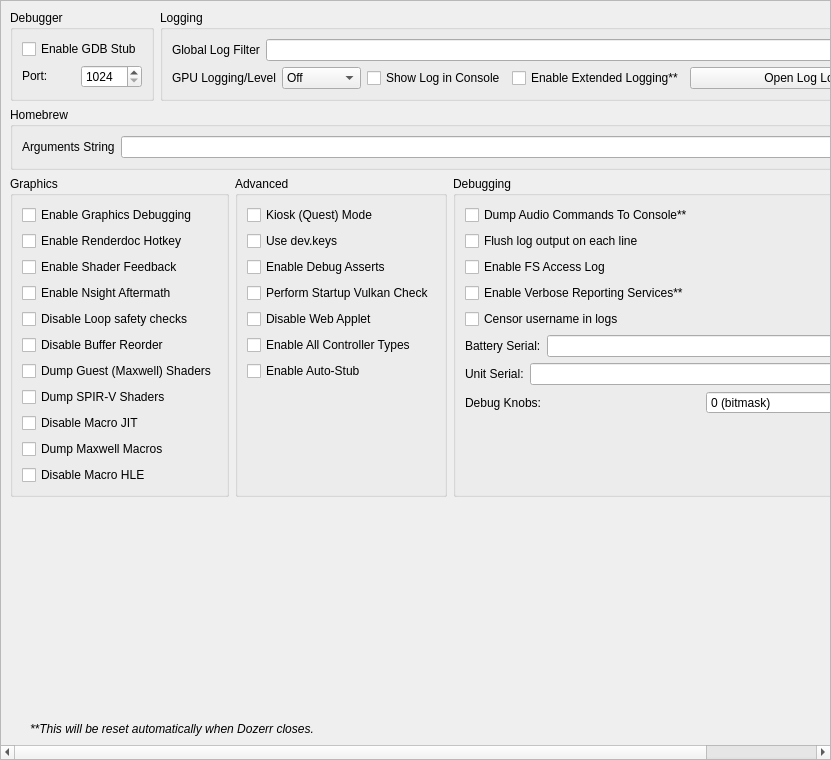
<?xml version="1.0" encoding="UTF-8"?>
<ui version="4.0">
 <class>ConfigureDebug</class>
 <widget class="QScrollArea" name="ConfigureDebug">
  <property name="geometry">
   <rect>
    <x>0</x>
    <y>0</y>
    <width>831</width>
    <height>760</height>
   </rect>
  </property>
  <property name="widgetResizable">
   <bool>true</bool>
  </property>
  <widget class="QWidget" name="widget">
   <property name="geometry">
    <rect>
     <x>0</x>
     <y>0</y>
     <width>829</width>
     <height>758</height>
    </rect>
   </property>
   <layout class="QVBoxLayout" name="verticalLayout_1">
    <item>
     <layout class="QHBoxLayout" name="horizontalLayout">
      <property name="topMargin">
       <number>0</number>
      </property>
      <item>
       <widget class="QGroupBox" name="groupBox">
        <property name="sizePolicy">
         <sizepolicy hsizetype="Preferred" vsizetype="Preferred">
          <horstretch>0</horstretch>
          <verstretch>0</verstretch>
         </sizepolicy>
        </property>
        <property name="title">
         <string>Debugger</string>
        </property>
        <property name="alignment">
         <set>Qt::AlignmentFlag::AlignLeading|Qt::AlignmentFlag::AlignLeft|Qt::AlignmentFlag::AlignTop</set>
        </property>
        <property name="flat">
         <bool>false</bool>
        </property>
        <property name="checkable">
         <bool>false</bool>
        </property>
        <layout class="QVBoxLayout" name="verticalLayout_3">
         <item>
          <widget class="QWidget" name="debug_widget" native="true">
           <property name="sizePolicy">
            <sizepolicy hsizetype="Preferred" vsizetype="Maximum">
             <horstretch>0</horstretch>
             <verstretch>0</verstretch>
            </sizepolicy>
           </property>
           <layout class="QVBoxLayout" name="verticalLayout">
            <property name="sizeConstraint">
             <enum>QLayout::SizeConstraint::SetDefaultConstraint</enum>
            </property>
            <property name="leftMargin">
             <number>0</number>
            </property>
            <property name="topMargin">
             <number>0</number>
            </property>
            <property name="rightMargin">
             <number>0</number>
            </property>
            <property name="bottomMargin">
             <number>0</number>
            </property>
            <item>
             <widget class="QCheckBox" name="toggle_gdbstub">
              <property name="sizePolicy">
               <sizepolicy hsizetype="Maximum" vsizetype="Maximum">
                <horstretch>0</horstretch>
                <verstretch>0</verstretch>
               </sizepolicy>
              </property>
              <property name="text">
               <string>Enable GDB Stub</string>
              </property>
             </widget>
            </item>
            <item>
             <widget class="QWidget" name="horizontalWidget_3" native="true">
              <property name="sizePolicy">
               <sizepolicy hsizetype="Preferred" vsizetype="Maximum">
                <horstretch>0</horstretch>
                <verstretch>0</verstretch>
               </sizepolicy>
              </property>
              <layout class="QHBoxLayout" name="horizontalLayout_3">
               <property name="leftMargin">
                <number>0</number>
               </property>
               <property name="topMargin">
                <number>0</number>
               </property>
               <property name="rightMargin">
                <number>0</number>
               </property>
               <property name="bottomMargin">
                <number>0</number>
               </property>
               <item>
                <widget class="QLabel" name="label_11">
                 <property name="sizePolicy">
                  <sizepolicy hsizetype="Minimum" vsizetype="Maximum">
                   <horstretch>0</horstretch>
                   <verstretch>0</verstretch>
                  </sizepolicy>
                 </property>
                 <property name="text">
                  <string>Port:</string>
                 </property>
                </widget>
               </item>
               <item>
                <widget class="QSpinBox" name="gdbport_spinbox">
                 <property name="sizePolicy">
                  <sizepolicy hsizetype="Preferred" vsizetype="Maximum">
                   <horstretch>0</horstretch>
                   <verstretch>0</verstretch>
                  </sizepolicy>
                 </property>
                 <property name="minimum">
                  <number>1024</number>
                 </property>
                 <property name="maximum">
                  <number>65535</number>
                 </property>
                </widget>
               </item>
              </layout>
             </widget>
            </item>
           </layout>
          </widget>
         </item>
        </layout>
       </widget>
      </item>
      <item>
       <widget class="QGroupBox" name="groupBox_2">
        <property name="sizePolicy">
         <sizepolicy hsizetype="Expanding" vsizetype="Preferred">
          <horstretch>0</horstretch>
          <verstretch>0</verstretch>
         </sizepolicy>
        </property>
        <property name="title">
         <string>Logging</string>
        </property>
        <layout class="QGridLayout" name="gridLayout_1">
         <item row="0" column="0" colspan="4">
          <widget class="QWidget" name="logging_widget" native="true">
           <property name="sizePolicy">
            <sizepolicy hsizetype="Preferred" vsizetype="Maximum">
             <horstretch>0</horstretch>
             <verstretch>0</verstretch>
            </sizepolicy>
           </property>
           <layout class="QHBoxLayout" name="horizontalLayout_1">
            <property name="leftMargin">
             <number>0</number>
            </property>
            <property name="topMargin">
             <number>0</number>
            </property>
            <property name="rightMargin">
             <number>0</number>
            </property>
            <property name="bottomMargin">
             <number>0</number>
            </property>
            <item>
             <widget class="QLabel" name="label_1">
              <property name="sizePolicy">
               <sizepolicy hsizetype="Preferred" vsizetype="Preferred">
                <horstretch>0</horstretch>
                <verstretch>0</verstretch>
               </sizepolicy>
              </property>
              <property name="text">
               <string>Global Log Filter</string>
              </property>
             </widget>
            </item>
            <item>
             <widget class="QLineEdit" name="log_filter_edit"/>
            </item>
           </layout>
          </widget>
         </item>
         <item row="1" column="0">
          <widget class="QWidget" name="gpu_log_level_widget" native="true">
           <property name="sizePolicy">
            <sizepolicy hsizetype="Preferred" vsizetype="Maximum">
             <horstretch>0</horstretch>
             <verstretch>0</verstretch>
            </sizepolicy>
           </property>
           <layout class="QHBoxLayout" name="gpu_log_level_layout">
            <property name="leftMargin">
             <number>0</number>
            </property>
            <property name="topMargin">
             <number>0</number>
            </property>
            <property name="rightMargin">
             <number>0</number>
            </property>
            <property name="bottomMargin">
             <number>0</number>
            </property>
            <item>
             <widget class="QLabel" name="gpu_log_level_label">
              <property name="text">
               <string>GPU Logging/Level</string>
              </property>
             </widget>
            </item>
            <item>
             <widget class="QComboBox" name="gpu_log_level">
              <property name="toolTip">
               <string>Detail level for GPU logs. Off disables logging entirely.</string>
              </property>
              <item>
               <property name="text">
                <string>Off</string>
               </property>
              </item>
              <item>
               <property name="text">
                <string>Errors</string>
               </property>
              </item>
              <item>
               <property name="text">
                <string>Standard</string>
               </property>
              </item>
              <item>
               <property name="text">
                <string>Verbose</string>
               </property>
              </item>
              <item>
               <property name="text">
                <string>All</string>
               </property>
              </item>
             </widget>
            </item>
           </layout>
          </widget>
         </item>
         <item row="1" column="1">
          <widget class="QCheckBox" name="toggle_console">
           <property name="text">
            <string>Show Log in Console</string>
           </property>
          </widget>
         </item>
         <item row="1" column="2">
          <widget class="QCheckBox" name="extended_logging">
           <property name="enabled">
            <bool>true</bool>
           </property>
           <property name="toolTip">
            <string>When checked, the max size of the log increases from 100 MB to 1 GB</string>
           </property>
           <property name="text">
            <string>Enable Extended Logging**</string>
           </property>
          </widget>
         </item>
         <item row="1" column="3">
          <widget class="QPushButton" name="open_log_button">
           <property name="sizePolicy">
            <sizepolicy hsizetype="Expanding" vsizetype="Maximum">
             <horstretch>1</horstretch>
             <verstretch>0</verstretch>
            </sizepolicy>
           </property>
           <property name="minimumSize">
            <size>
             <width>250</width>
             <height>0</height>
            </size>
           </property>
           <property name="text">
            <string>Open Log Location</string>
           </property>
          </widget>
         </item>
        </layout>
       </widget>
      </item>
     </layout>
    </item>
    <item>
     <widget class="QGroupBox" name="groupBox_3">
      <property name="title">
       <string>Homebrew</string>
      </property>
      <layout class="QVBoxLayout" name="verticalLayout_5">
       <item>
        <layout class="QHBoxLayout" name="horizontalLayout_4">
         <item>
          <widget class="QLabel" name="label_3">
           <property name="text">
            <string>Arguments String</string>
           </property>
          </widget>
         </item>
         <item>
          <widget class="QLineEdit" name="homebrew_args_edit"/>
         </item>
        </layout>
       </item>
      </layout>
     </widget>
    </item>
    <item>
     <layout class="QHBoxLayout" name="horizontalLayout_2">
      <item>
       <widget class="QGroupBox" name="groupBox_4">
        <property name="title">
         <string>Graphics</string>
        </property>
        <layout class="QGridLayout" name="gridLayout_2">
         <item row="4" column="0">
          <widget class="QCheckBox" name="disable_loop_safety_checks">
           <property name="toolTip">
            <string>When checked, it executes shaders without loop logic changes</string>
           </property>
           <property name="text">
            <string>Disable Loop safety checks</string>
           </property>
          </widget>
         </item>
         <item row="9" column="0">
          <widget class="QCheckBox" name="dump_macros">
           <property name="enabled">
            <bool>true</bool>
           </property>
           <property name="toolTip">
            <string>When checked, it will dump all the macro programs of the GPU</string>
           </property>
           <property name="text">
            <string>Dump Maxwell Macros</string>
           </property>
          </widget>
         </item>
         <item row="3" column="0">
          <widget class="QCheckBox" name="enable_nsight_aftermath">
           <property name="toolTip">
            <string>When checked, it enables Nsight Aftermath crash dumps</string>
           </property>
           <property name="text">
            <string>Enable Nsight Aftermath</string>
           </property>
          </widget>
         </item>
         <item row="6" column="0">
          <widget class="QCheckBox" name="dump_guest_shaders">
           <property name="enabled">
            <bool>true</bool>
           </property>
           <property name="toolTip">
            <string>When checked, it will dump original Maxwell guest shader bytecode (the input to the recompiler) as .ash files under DumpDir/shaders/. Useful for inspection with nvdisasm.</string>
           </property>
           <property name="text">
            <string>Dump Guest (Maxwell) Shaders</string>
           </property>
          </widget>
         </item>
         <item row="1" column="0">
          <widget class="QCheckBox" name="enable_renderdoc_hotkey">
           <property name="text">
            <string>Enable Renderdoc Hotkey</string>
           </property>
          </widget>
         </item>
         <item row="8" column="0">
          <widget class="QCheckBox" name="disable_macro_jit">
           <property name="enabled">
            <bool>true</bool>
           </property>
           <property name="toolTip">
            <string>When checked, it disables the macro Just In Time compiler. Enabling this makes games run slower</string>
           </property>
           <property name="text">
            <string>Disable Macro JIT</string>
           </property>
          </widget>
         </item>
         <item row="10" column="0">
          <widget class="QCheckBox" name="disable_macro_hle">
           <property name="enabled">
            <bool>true</bool>
           </property>
           <property name="toolTip">
            <string>When checked, it disables the macro HLE functions. Enabling this makes games run slower</string>
           </property>
           <property name="text">
            <string>Disable Macro HLE</string>
           </property>
          </widget>
         </item>
         <item row="0" column="0">
          <widget class="QCheckBox" name="enable_graphics_debugging">
           <property name="enabled">
            <bool>true</bool>
           </property>
           <property name="toolTip">
            <string>When checked, the graphics API enters a slower debugging mode</string>
           </property>
           <property name="text">
            <string>Enable Graphics Debugging</string>
           </property>
          </widget>
         </item>
         <item row="11" column="0">
          <spacer name="verticalSpacer_5">
           <property name="orientation">
            <enum>Qt::Orientation::Vertical</enum>
           </property>
           <property name="sizeType">
            <enum>QSizePolicy::Policy::Preferred</enum>
           </property>
           <property name="sizeHint" stdset="0">
            <size>
             <width>20</width>
             <height>0</height>
            </size>
           </property>
          </spacer>
         </item>
         <item row="2" column="0">
          <widget class="QCheckBox" name="enable_shader_feedback">
           <property name="toolTip">
            <string>When checked, yuzu will log statistics about the compiled pipeline cache</string>
           </property>
           <property name="text">
            <string>Enable Shader Feedback</string>
           </property>
          </widget>
         </item>
         <item row="5" column="0">
          <widget class="QCheckBox" name="disable_buffer_reorder">
           <property name="toolTip">
            <string>&lt;html&gt;&lt;head/&gt;&lt;body&gt;&lt;p&gt;When checked, disables reordering of mapped memory uploads which allows to associate uploads with specific draws. May reduce performance in some cases.&lt;/p&gt;&lt;/body&gt;&lt;/html&gt;</string>
           </property>
           <property name="text">
            <string>Disable Buffer Reorder</string>
           </property>
          </widget>
         </item>
         <item row="7" column="0">
          <widget class="QCheckBox" name="gpu_log_shader_dumps">
           <property name="toolTip">
            <string>When checked, it will dump the recompiler's output SPIR-V binaries (.spv) under LogDir/shaders/. Inspect via SPIRV-Tools (spirv-dis / spirv-cross / spirv-val) or RenderDoc.</string>
           </property>
           <property name="text">
            <string>Dump SPIR-V Shaders</string>
           </property>
          </widget>
         </item>
        </layout>
       </widget>
      </item>
      <item>
       <widget class="QGroupBox" name="groupBox_6">
        <property name="title">
         <string>Advanced</string>
        </property>
        <layout class="QGridLayout" name="gridLayout_4">
         <item row="3" column="0">
          <widget class="QCheckBox" name="perform_vulkan_check">
           <property name="toolTip">
            <string>Enables yuzu to check for a working Vulkan environment when the program starts up. Disable this if this is causing issues with external programs seeing yuzu.</string>
           </property>
           <property name="text">
            <string>Perform Startup Vulkan Check</string>
           </property>
          </widget>
         </item>
         <item row="4" column="0">
          <widget class="QCheckBox" name="disable_web_applet">
           <property name="text">
            <string>Disable Web Applet</string>
           </property>
          </widget>
         </item>
         <item row="5" column="0">
          <widget class="QCheckBox" name="enable_all_controllers">
           <property name="text">
            <string>Enable All Controller Types</string>
           </property>
          </widget>
         </item>
         <item row="6" column="0">
          <widget class="QCheckBox" name="use_auto_stub">
           <property name="text">
            <string>Enable Auto-Stub</string>
           </property>
          </widget>
         </item>
         <item row="0" column="0">
          <widget class="QCheckBox" name="quest_flag">
           <property name="text">
            <string>Kiosk (Quest) Mode</string>
           </property>
          </widget>
         </item>
         <item row="1" column="0">
          <widget class="QCheckBox" name="use_dev_keys">
           <property name="text">
            <string>Use dev.keys</string>
           </property>
          </widget>
         </item>
         <item row="2" column="0">
          <widget class="QCheckBox" name="use_debug_asserts">
           <property name="text">
            <string>Enable Debug Asserts</string>
           </property>
          </widget>
         </item>
         <item row="7" column="0">
          <spacer name="verticalSpacer_4">
           <property name="orientation">
            <enum>Qt::Orientation::Vertical</enum>
           </property>
           <property name="sizeType">
            <enum>QSizePolicy::Policy::Expanding</enum>
           </property>
           <property name="sizeHint" stdset="0">
            <size>
             <width>20</width>
             <height>0</height>
            </size>
           </property>
          </spacer>
         </item>
        </layout>
       </widget>
      </item>
      <item>
       <widget class="QGroupBox" name="groupBox_5">
        <property name="title">
         <string>Debugging</string>
        </property>
        <layout class="QGridLayout" name="gridLayout_3">
         <item row="6" column="0">
          <widget class="QWidget" name="serial_battery_widget" native="true">
           <property name="sizePolicy">
            <sizepolicy hsizetype="Preferred" vsizetype="Maximum">
             <horstretch>0</horstretch>
             <verstretch>0</verstretch>
            </sizepolicy>
           </property>
           <layout class="QHBoxLayout" name="horizontalLayout_11">
            <property name="leftMargin">
             <number>0</number>
            </property>
            <property name="topMargin">
             <number>0</number>
            </property>
            <property name="rightMargin">
             <number>0</number>
            </property>
            <property name="bottomMargin">
             <number>0</number>
            </property>
            <item>
             <widget class="QLabel" name="label_12">
              <property name="sizePolicy">
               <sizepolicy hsizetype="Preferred" vsizetype="Preferred">
                <horstretch>0</horstretch>
                <verstretch>0</verstretch>
               </sizepolicy>
              </property>
              <property name="text">
               <string>Battery Serial:</string>
              </property>
             </widget>
            </item>
            <item>
             <widget class="QLineEdit" name="serial_battery_edit"/>
            </item>
           </layout>
          </widget>
         </item>
         <item row="8" column="0">
          <widget class="QWidget" name="debug_knobs_widget" native="true">
           <property name="sizePolicy">
            <sizepolicy hsizetype="Preferred" vsizetype="Maximum">
             <horstretch>0</horstretch>
             <verstretch>0</verstretch>
            </sizepolicy>
           </property>
           <layout class="QHBoxLayout" name="horizontalLayout_debug_knobs">
            <property name="leftMargin">
             <number>0</number>
            </property>
            <property name="topMargin">
             <number>0</number>
            </property>
            <property name="rightMargin">
             <number>0</number>
            </property>
            <property name="bottomMargin">
             <number>0</number>
            </property>
            <item>
             <widget class="QLabel" name="label_debug_knobs">
              <property name="sizePolicy">
               <sizepolicy hsizetype="Preferred" vsizetype="Preferred">
                <horstretch>0</horstretch>
                <verstretch>0</verstretch>
               </sizepolicy>
              </property>
              <property name="text">
               <string>Debug Knobs:</string>
              </property>
             </widget>
            </item>
            <item>
             <widget class="QSpinBox" name="debug_knobs_spinbox">
              <property name="minimum">
               <number>0</number>
              </property>
              <property name="maximum">
               <number>65535</number>
              </property>
              <property name="toolTip">
               <string>Bitmask for quick development toggles</string>
              </property>
              <property name="statusTip">
               <string>Set debug knobs (bitmask)</string>
              </property>
              <property name="whatsThis">
               <string>16-bit debug knob set for quick development toggles</string>
              </property>
              <property name="suffix">
               <string> (bitmask)</string>
              </property>
             </widget>
            </item>
           </layout>
          </widget>
         </item>
         <item row="7" column="0">
          <widget class="QWidget" name="serial_board_widget" native="true">
           <property name="sizePolicy">
            <sizepolicy hsizetype="Preferred" vsizetype="Maximum">
             <horstretch>0</horstretch>
             <verstretch>0</verstretch>
            </sizepolicy>
           </property>
           <layout class="QHBoxLayout" name="horizontalLayout_12">
            <property name="leftMargin">
             <number>0</number>
            </property>
            <property name="topMargin">
             <number>0</number>
            </property>
            <property name="rightMargin">
             <number>0</number>
            </property>
            <property name="bottomMargin">
             <number>0</number>
            </property>
            <item>
             <widget class="QLabel" name="label_13">
              <property name="sizePolicy">
               <sizepolicy hsizetype="Preferred" vsizetype="Preferred">
                <horstretch>0</horstretch>
                <verstretch>0</verstretch>
               </sizepolicy>
              </property>
              <property name="text">
               <string>Unit Serial:</string>
              </property>
             </widget>
            </item>
            <item>
             <widget class="QLineEdit" name="serial_board_edit"/>
            </item>
           </layout>
          </widget>
         </item>
         <item row="20" column="0">
          <spacer name="verticalSpacer_3">
           <property name="orientation">
            <enum>Qt::Orientation::Vertical</enum>
           </property>
           <property name="sizeType">
            <enum>QSizePolicy::Policy::Expanding</enum>
           </property>
           <property name="sizeHint" stdset="0">
            <size>
             <width>20</width>
             <height>0</height>
            </size>
           </property>
          </spacer>
         </item>
         <item row="1" column="0">
          <widget class="QCheckBox" name="dump_audio_commands">
           <property name="toolTip">
            <string>Enable this to output the latest generated audio command list to the console. Only affects games using the audio renderer.</string>
           </property>
           <property name="text">
            <string>Dump Audio Commands To Console**</string>
           </property>
          </widget>
         </item>
         <item row="2" column="0">
          <widget class="QCheckBox" name="flush_line">
           <property name="text">
            <string>Flush log output on each line</string>
           </property>
          </widget>
         </item>
         <item row="3" column="0">
          <widget class="QCheckBox" name="fs_access_log">
           <property name="text">
            <string>Enable FS Access Log</string>
           </property>
          </widget>
         </item>
         <item row="4" column="0">
          <widget class="QCheckBox" name="reporting_services">
           <property name="text">
            <string>Enable Verbose Reporting Services**</string>
           </property>
          </widget>
         </item>
         <item row="5" column="0">
          <widget class="QCheckBox" name="censor_username">
           <property name="text">
            <string>Censor username in logs</string>
           </property>
          </widget>
         </item>
        </layout>
       </widget>
      </item>
     </layout>
    </item>
    <item>
     <spacer name="verticalSpacer">
      <property name="orientation">
       <enum>Qt::Orientation::Vertical</enum>
      </property>
      <property name="sizeHint" stdset="0">
       <size>
        <width>20</width>
        <height>0</height>
       </size>
      </property>
     </spacer>
    </item>
    <item>
     <widget class="QLabel" name="label_5">
      <property name="sizePolicy">
       <sizepolicy hsizetype="Expanding" vsizetype="Preferred">
        <horstretch>0</horstretch>
        <verstretch>0</verstretch>
       </sizepolicy>
      </property>
      <property name="font">
       <font>
        <italic>true</italic>
       </font>
      </property>
      <property name="text">
    <string>**This will be reset automatically when Dozerr closes.</string>
      </property>
      <property name="indent">
       <number>20</number>
      </property>
     </widget>
    </item>
   </layout>
  </widget>
 </widget>
 <tabstops>
  <tabstop>log_filter_edit</tabstop>
  <tabstop>toggle_console</tabstop>
  <tabstop>extended_logging</tabstop>
  <tabstop>open_log_button</tabstop>
  <tabstop>homebrew_args_edit</tabstop>
  <tabstop>enable_graphics_debugging</tabstop>
  <tabstop>enable_shader_feedback</tabstop>
  <tabstop>enable_nsight_aftermath</tabstop>
  <tabstop>fs_access_log</tabstop>
  <tabstop>reporting_services</tabstop>
  <tabstop>quest_flag</tabstop>
  <tabstop>use_debug_asserts</tabstop>
 </tabstops>
 <resources/>
 <connections/>
</ui>
